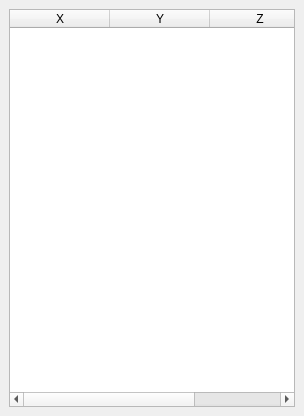
<?xml version="1.0" encoding="UTF-8"?>
<ui version="4.0">
 <class>xyz_table</class>
 <widget class="QWidget" name="xyz_table">
  <property name="geometry">
   <rect>
    <x>0</x>
    <y>0</y>
    <width>304</width>
    <height>416</height>
   </rect>
  </property>
  <property name="windowTitle">
   <string>Form</string>
  </property>
  <layout class="QVBoxLayout" name="verticalLayout" stretch="0">
   <property name="spacing">
    <number>6</number>
   </property>
   <property name="leftMargin">
    <number>9</number>
   </property>
   <property name="topMargin">
    <number>9</number>
   </property>
   <property name="rightMargin">
    <number>9</number>
   </property>
   <property name="bottomMargin">
    <number>9</number>
   </property>
   <item>
    <widget class="QTableWidget" name="tableWidget">
     <column>
      <property name="text">
       <string>X</string>
      </property>
     </column>
     <column>
      <property name="text">
       <string>Y</string>
      </property>
     </column>
     <column>
      <property name="text">
       <string>Z</string>
      </property>
     </column>
    </widget>
   </item>
  </layout>
 </widget>
 <resources/>
 <connections/>
</ui>
